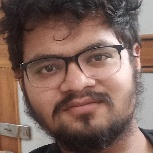
#> input picture face_extract/Extracted/6405.jpg, 153 x 153 px; its folder holds only this picture in this run
$ python detect_face.py Extracted/6405.jpg
#> lines starting #> are read from the running program, lines starting #| are printed output that depends on the picture
from random import randint
import cv2
import sys
import os
import traceback

CASCADE="Face_cascade.xml"
FACE_CASCADE=cv2.CascadeClassifier(CASCADE)

def detect_faces(image_path,display=True):

#> called with image_path = 'Extracted/6405.jpg', display = True
	image=cv2.imread(image_path)
#> image is the input picture: shape (153, 153, 3); mean B, G, R 91.2, 100.3, 127.2
	image_grey=cv2.cvtColor(image,cv2.COLOR_BGR2GRAY)
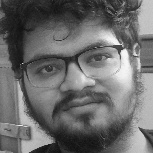
#> image_grey: shape (153, 153); min 15, max 250, mean 107.3

	#show face image
	cv2.imshow("Face Image",image)
	cv2.waitKey(5)

	faces = FACE_CASCADE.detectMultiScale(image_grey,scaleFactor=1.16,minNeighbors=5,minSize=(25,25),flags=0)
#> faces = [[12, 11, 132, 132]]

	for x,y,w,h in faces:
		sub_img=image[y-10:y+h+10,x-10:x+w+10]
		os.chdir("Extracted")
		cv2.imwrite(str(randint(0,10000))+".jpg",sub_img)
		os.chdir("../")
#> this loop made 1 pass
#> pass 1, in detect_faces, `sub_img=image[y-10:y+h+10,x-10:x+w+10]`:
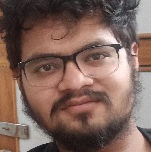
#> sub_img: shape (152, 151, 3); mean B, G, R 91.6, 100.6, 127.5
		# [6 lines of commented-out code are left out]

if __name__ == "__main__":

	if not "Extracted" in os.listdir("."):
		os.mkdir("Extracted")

	if len(sys.argv) < 2:
		print("Usage: python Detect_face.py 'image path'")
		sys.exit()

	if os.path.isdir(sys.argv[1]):
		for image in os.listdir(sys.argv[1]):
			try:
				print ("Processing.....",os.path.abspath(os.path.join(sys.argv[1],image)))
				detect_faces(os.path.abspath(os.path.join(sys.argv[1],image)),False)
			except Exception:
				print ("Could not process ",os.path.abspath(os.path.join(sys.argv[1],image)))
	else:
		detect_faces(sys.argv[1])
